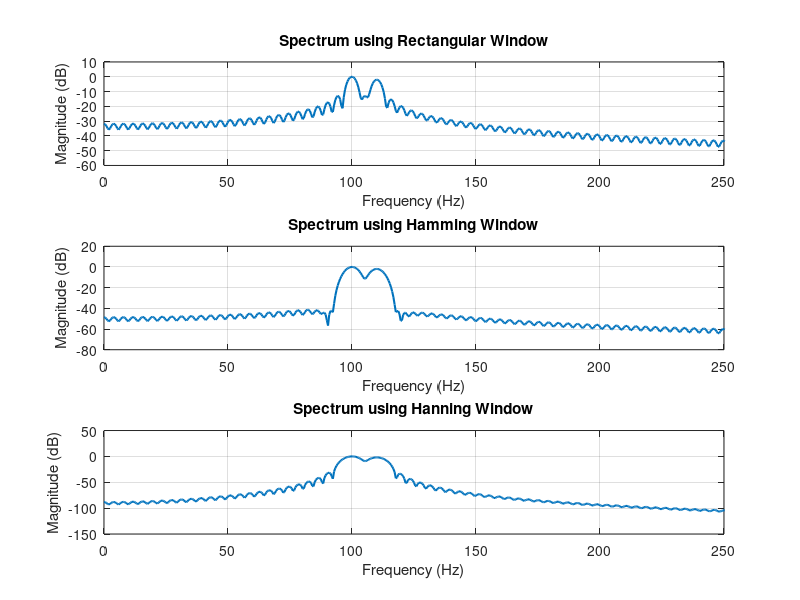
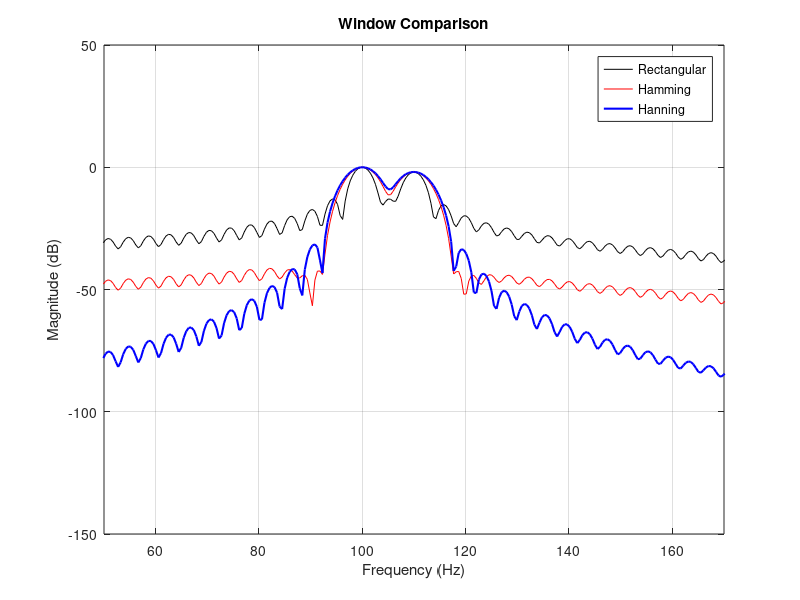
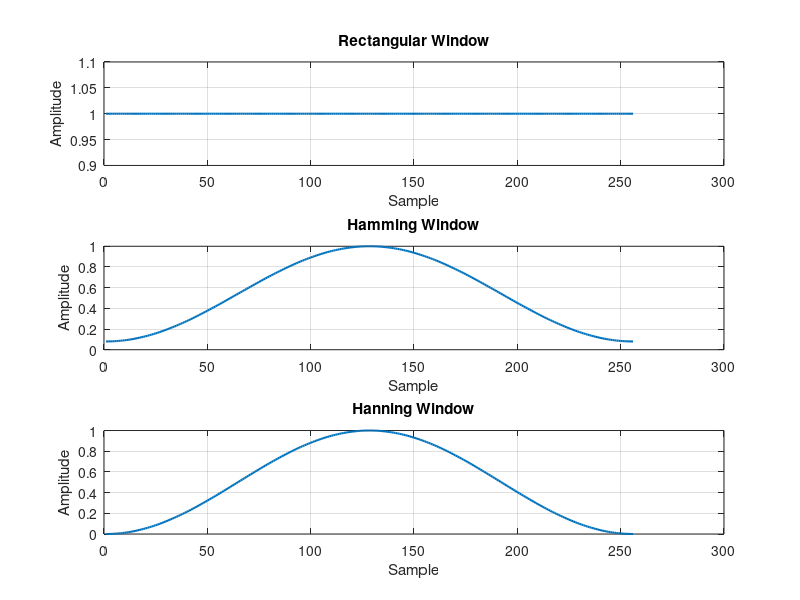

Source code (MATLAB) for these figures, in order: (Note: this script raises an error after producing the figures.)
clc;
clear;
close all;

%% Signal
fs = 1000;
N = 256;
t = (0:N-1)/fs;

x = sin(2*pi*100*t) + 0.8*sin(2*pi*110*t);

%% FFT Parameters
NFFT = 2048;
f = (0:NFFT/2-1)*(fs/NFFT);

%% Windows
w = {rectwin(N), hamming(N), hann(N)};
names = {'Rectangular', 'Hamming', 'Hanning'};

%% Processing
P = cell(1,3);

for i = 1:3

    xw = x(:) .* w{i};

    X = fft(xw, NFFT);

    P{i} = abs(X(1:NFFT/2));

    % Normalize
    P{i} = P{i}/max(P{i});

end

%% Individual Spectrums
figure;

for i = 1:3

    subplot(3,1,i);

    plot(f, 20*log10(P{i} + eps), 'LineWidth', 1.5);

    title(['Spectrum using ' names{i} ' Window']);
    xlabel('Frequency (Hz)');
    ylabel('Magnitude (dB)');

    xlim([0 250]);
    grid on;

end

%% Comparison
figure;

plot(f, 20*log10(P{1} + eps), 'k', ...
     f, 20*log10(P{2} + eps), 'r', ...
     f, 20*log10(P{3} + eps), 'b', ...
     'LineWidth', 1.5);

legend(names);
title('Window Comparison');

xlabel('Frequency (Hz)');
ylabel('Magnitude (dB)');

xlim([50 170]);
grid on;

%% Window Shapes
figure;

for i = 1:3

    subplot(3,1,i);

    plot(w{i}, 'LineWidth', 1.5);

    title([names{i} ' Window']);
    xlabel('Sample');
    ylabel('Amplitude');

    grid on;

end

%% Peak Detection
for i = 1:3

    [pks{i}, loc{i}] = findpeaks(P{i}, f, ...
        'MinPeakHeight', 0.3);

    fprintf('\n%s Window Frequencies:\n', names{i});

    disp(loc{i});

end

%% Peak Marking - Hamming
figure;

plot(f, 20*log10(P{2} + eps), 'LineWidth', 1.5);
hold on;

plot(loc{2}, 20*log10(pks{2} + eps), ...
    'ro', 'MarkerFaceColor', 'r');

title('Detected Frequencies (Hamming)');
xlabel('Frequency (Hz)');
ylabel('Magnitude (dB)');

xlim([50 170]);
grid on;

%% Main Peaks
fprintf('\nMain Spectral Peaks:\n');

for i = 1:3

    [~, idx] = max(P{i});

    fprintf('%s Window Peak = %.2f Hz\n', ...
        names{i}, f(idx));

end
